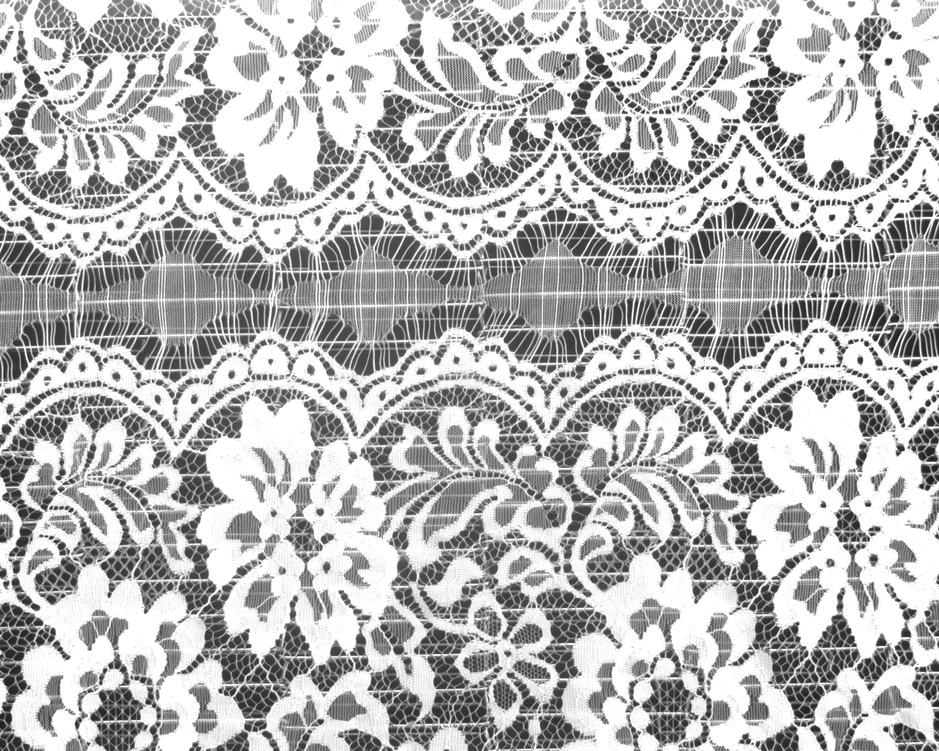
//> input picture 代码部分/模板匹配/TempMatch/TempMatch/5.bmp, 939 x 751 px, shrunk from 1280 x 1024 before the run
$ ./match   (built with g++ and OpenCV 4)
//> lines starting //> are read from the running program, lines starting //| are printed output that depends on the picture; after the words box and inside, x2 and y2 are one past the last pixel; in counts of white or black regions, pixels touching at a corner belong together

#include <iostream>
#include <opencv2\core\core.hpp>
#include <opencv2\highgui\highgui.hpp>
#include <opencv2\imgproc\imgproc.hpp>
#include "opencv2/video/video.hpp"

using namespace cv;
using namespace std;

//主函数
int main()
{
	Mat image_source = imread("5.bmp", 0);
//> image_source is the input picture: 751 rows x 939 cols, CV_8UC1; min 26, max 255, mean 182.3
	Mat image_template = imread("tempnew.bmp", 0);
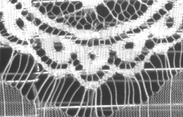
//> input picture 代码部分/模板匹配/TempMatch/TempMatch/tempnew.bmp, 183 x 117 px, shrunk from 250 x 160 before the run
//> image_template is the input picture: 117 rows x 183 cols, CV_8UC1; min 46, max 255, mean 149.1
	Mat image_matched;
#if 0 //创建模板用的
	// [5 lines of commented-out code are left out]
#endif
	matchTemplate(image_source, image_template, image_matched, TM_CCOEFF_NORMED);
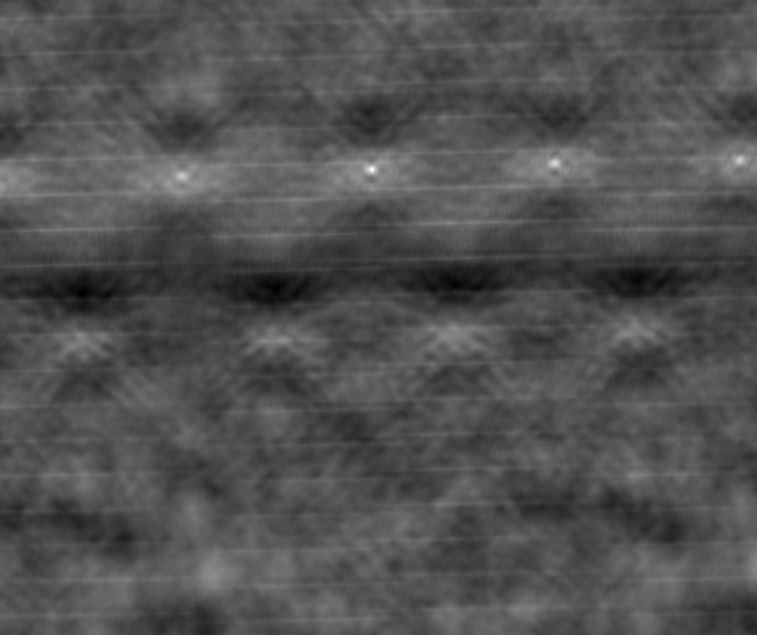
//> image_matched: 635 rows x 757 cols, CV_32FC1; min -0.313, max 0.691, mean 0.0067; drawn with min black and max white
	double minVal, maxVal;
	Point minLoc, maxLoc;
	//寻找最佳匹配位置
	minMaxLoc(image_matched, &minVal, &maxVal, &minLoc, &maxLoc);
//> minVal = -0.313; maxVal = 0.691; minLoc = Point(83, 293); maxLoc = Point(372, 169)
	// 模板中心
	int template_x = maxLoc.x + image_template.cols / 2, template_y = maxLoc.y + image_template.rows / 2;  //模板中心
//> template_x = 463; template_y = 227

	Mat image_color;
	cvtColor(image_source, image_color, CV_GRAY2BGR);
	circle(image_color, Point(template_x, template_y), 2, Scalar(0, 0, 255), 2, 8, 0);
//> image_color: 751 rows x 939 cols, CV_8UC3; 37 pixels changed, all inside (x1, y1, x2, y2) = (460, 224, 467, 231)
	rectangle(image_color, cvPoint(template_x - image_template.cols / 2, template_y - image_template.rows / 2), cvPoint(template_x + image_template.cols / 2, template_y + image_template.rows / 2), Scalar(255, 0, 0), 2, 1, 0);
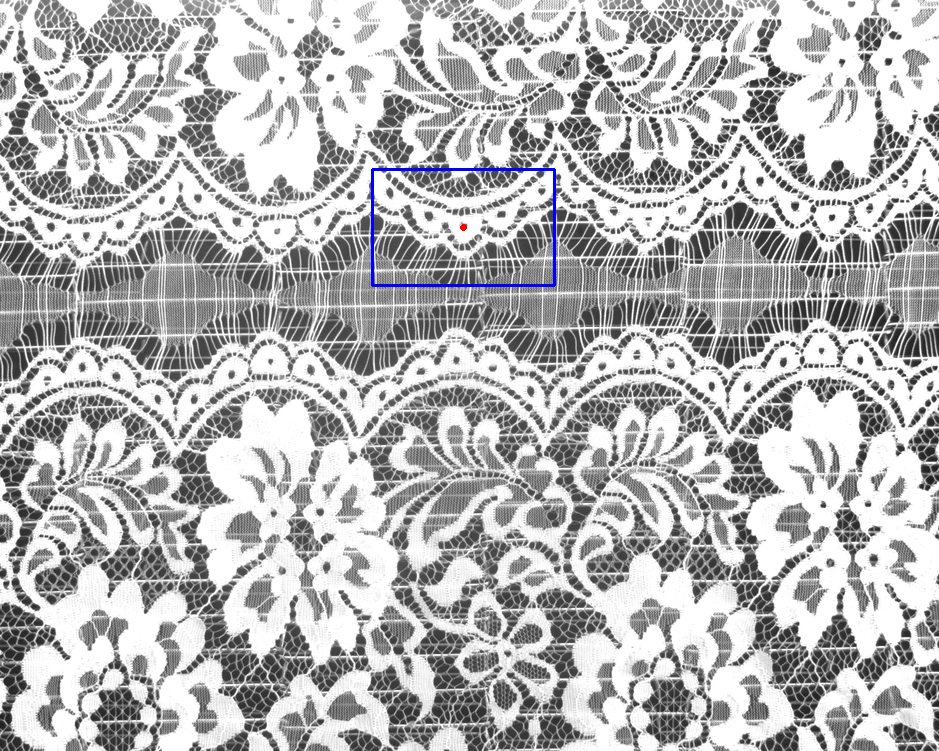
//> image_color: 751 rows x 939 cols, CV_8UC3; mean B, G, R 182.6, 181.9, 181.9

	return 0;
}
